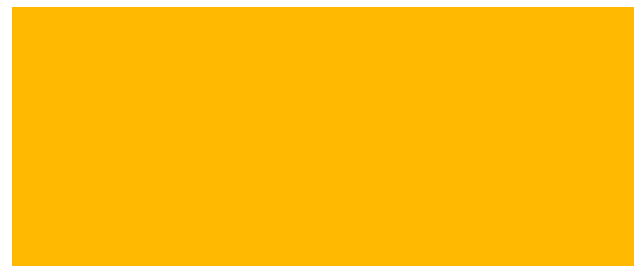
%> input picture LAB566/Lab 2/hello.png, 644 x 271 px
$ octave Lab2.m   (GNU Octave 9; MATLAB toolbox functions it lacks are replaced by stand-ins)
%> lines starting %> are read from the running program, lines starting %| are printed output that depends on the picture; in (x1, y1, x2, y2) boxes, pixels count from 0 and x2, y2 are one past the last pixel; in counts of white or black regions, pixels touching at a corner belong together; the program's own positions count from 1
clear all;
clear all;
clc;

w = imread("hello.png");
%> w is the input picture: size 271x644x3 uint8; mean R, G, B 255, 190.4, 19.6

%figure;

%imshow(w);

%[em,emap] = imread("emu.tif");
%figure, imshow(em);

[i,map] = imread('trees.tif');
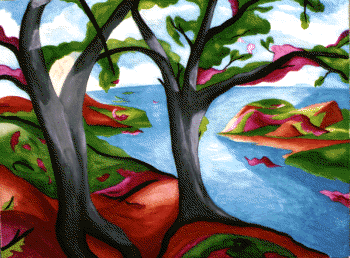
%> input picture LAB566/Lab 2/trees.tif, 350 x 258 px
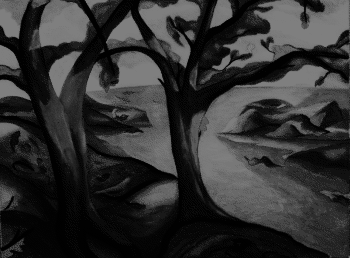
%> i: size 258x350 uint8; min 0, max 127, mean 49.1
%> map = 256 rows, first 12: [0 0 0; 0.0627 0.0627 0.0314; 0.29 0.0314 0; 0 0 1; 0.29 0.0627 0.0627; 0.388 0.0314 0.0941; 0.451 0.0627 0; 0.259 0.161 0.0627; 0.0941 0.259 0.0314; 0.224 0.192 0.224; 0.192 0.224 0.224; 0.549 0.0627 0.129]
imshow(i);
i1 = ind2rgb(i,map);
figure; imshow(i1);
i2 = ind2gray(i,map);
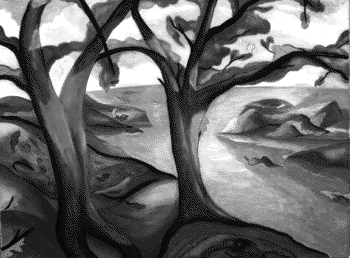
%> i2: size 258x350 uint8; min 0, max 255, mean 107.3
figure; imshow(i2)
i3 = im2bw(i,map,0.5);
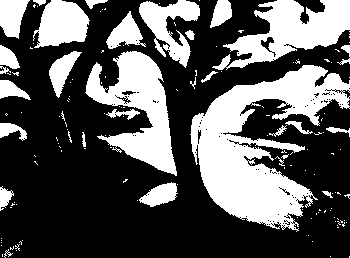
%> i3: size 258x350 logical; 34.7% white; 149 white regions (119 under 20 px), largest, box (x1, y1, x2, y2) and area: (190, 65, 350, 232) 12022, (85, 51, 177, 176) 5285, (212, 0, 350, 70) 4592
figure; imshow(i3)

figure
subplot(1,3,1)
imshow(i1);
subplot(1,3,2)
imshow(i2);
subplot(1,3,3)
imshow(i3);
